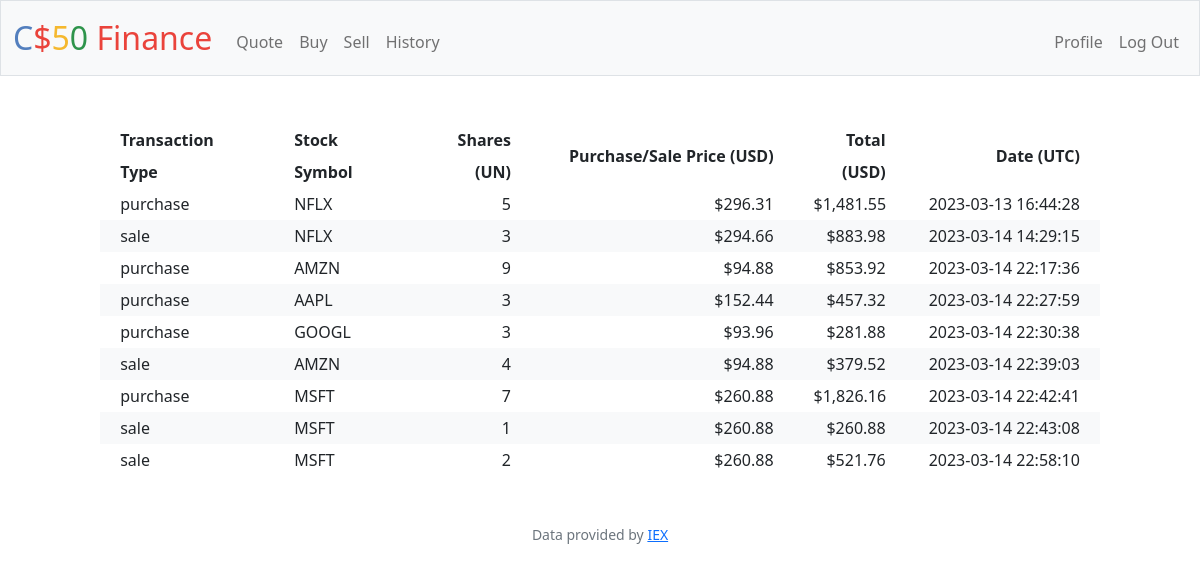
Screenshot of /history (signed in) with the database file from the repository.
### tables this page shows
CREATE TABLE transactions (id INTEGER PRIMARY KEY AUTOINCREMENT NOT NULL, user_id INTEGER FOREIGNER KEY NOT NULL, symbol TEXT NOT NULL, price NUMERIC NOT NULL, shares INTEGER NOT NULL, type TEXT NOT NULL, date TEXT NOT NULL DEFAULT CURRENT_TIMESTAMP);

### app.py (the view)
@app.route("/history")
@login_required
def history():
    transactions = db.execute("SELECT symbol, shares, price, type, date FROM transactions WHERE user_id = ?;", session["user_id"])
    return render_template("history.html", transactions=transactions)

### app.py (called while the page is built)
@app.after_request
def after_request(response):
    response.headers["Cache-Control"] = "no-cache, no-store, must-revalidate"
    response.headers["Expires"] = 0
    response.headers["Pragma"] = "no-cache"
    return response

### helpers.py (called while the page is built)
def login_required(f):
    @wraps(f)
    def decorated_function(*args, **kwargs):
        if session.get("user_id") is None:
            return redirect("/login")
        return f(*args, **kwargs)
    return decorated_function

def usd(value):
    return f"${value:,.2f}"

### templates/history.html (shortened to what this page needs)
{% extends "layout.html" %}
{% block main %}
    <table>
        <thead>
            <tr>
                <th class="left">Transaction Type</th>
                <th class="left">Stock Symbol</th>
                <th class="right">Shares (UN)</th>
                <th class="right">Purchase/Sale Price (USD)</th>
                <th class="right">Total (USD)</th>
                <th class="right">Date (UTC)</th>
            </tr>
        </thead>
        <tbody>
            {% for transaction in transactions %}
                <tr>
                    <td class="left">{{ transaction["type"] }}</td>
                    <td class="left">{{ transaction["symbol"] }}</td>
                    <td class="right">{{ transaction["shares"] }}</td>
                    <td class="right">{{ transaction["price"] | usd }}</td>
                    <td class="right">{{ (transaction["shares"] * transaction["price"]) | usd }}</td>
                    <td class="right">{{ transaction["date"] }}</td>
                </tr>
            {% endfor %}
        </tbody>
    </table>
{% endblock %}

### templates/layout.html (shortened to what this page needs)
<!DOCTYPE html>
<html lang="en">
    <head>
        <link href="https://cdn.jsdelivr.net/npm/bootstrap@5.1.3/dist/css/bootstrap.min.css" rel="stylesheet">
        <link href="/static/styles.css" rel="stylesheet">
    </head>
    <body>
        <nav class="bg-light border navbar navbar-expand-md navbar-light">
            <div class="container-fluid">
                <a class="navbar-brand" href="/"><span class="blue">C</span><span class="red">$</span><span class="yellow">5</span><span class="green">0</span> <span class="red">Finance</span></a>
                <div class="collapse navbar-collapse" id="navbar">
                    {% if session["user_id"] %}
                        <ul class="navbar-nav me-auto mt-2">
                            <li class="nav-item"><a class="nav-link" href="/quote">Quote</a></li>
                            <li class="nav-item"><a class="nav-link" href="/buy">Buy</a></li>
                            <li class="nav-item"><a class="nav-link" href="/sell">Sell</a></li>
                            <li class="nav-item"><a class="nav-link" href="/history">History</a></li>
                        </ul>
                        <ul class="navbar-nav ms-auto mt-2">
                            <li class="nav-item"><a class="nav-link" href="/profile">Profile</a></li>
                            <li class="nav-item"><a class="nav-link" href="/logout">Log Out</a></li>
                        </ul>
                    {% else %}
                        <ul class="navbar-nav ms-auto mt-2">
                            <li class="nav-item"><a class="nav-link" href="/register">Register</a></li>
                            <li class="nav-item"><a class="nav-link" href="/login">Log In</a></li>
                        </ul>
                    {% endif %}
                </div>
            </div>
        </nav>
        <main class="container-fluid py-5 text-center">
            {% block main %}{% endblock %}
        </main>
        <footer class="mb-5 small text-center text-muted">
            Data provided by <a href="https://iexcloud.io/">IEX</a>
        </footer>
    </body>
</html>

### static/styles.css (style rules this page uses)
.left { text-align: left; padding: 0 2%; }
.right { text-align: right; padding: 0 2%; }
nav .navbar-brand { font-size: xx-large; }
nav .navbar-brand .blue { color: #537fbe; }
nav .navbar-brand .red { color: #ea433b; }
nav .navbar-brand .yellow { color: #f5b82e; }
nav .navbar-brand .green { color: #2e944b; }
table { margin: 0 auto; width: 85%; }
tr { line-height: 200%; }
tr:nth-child(even) { background-color: #f8f9fa; }

### rows the page displays
transactions: (transaction['shares']*transaction['price'])|usd "$1,481.55"
transactions: (transaction['shares']*transaction['price'])|usd "$883.98"
transactions: (transaction['shares']*transaction['price'])|usd "$853.92"
transactions: (transaction['shares']*transaction['price'])|usd "$457.32"
transactions: (transaction['shares']*transaction['price'])|usd "$281.88"
transactions: (transaction['shares']*transaction['price'])|usd "$379.52"
transactions: (transaction['shares']*transaction['price'])|usd "$1,826.16"
transactions: (transaction['shares']*transaction['price'])|usd "$260.88"
transactions: (transaction['shares']*transaction['price'])|usd "$521.76"
